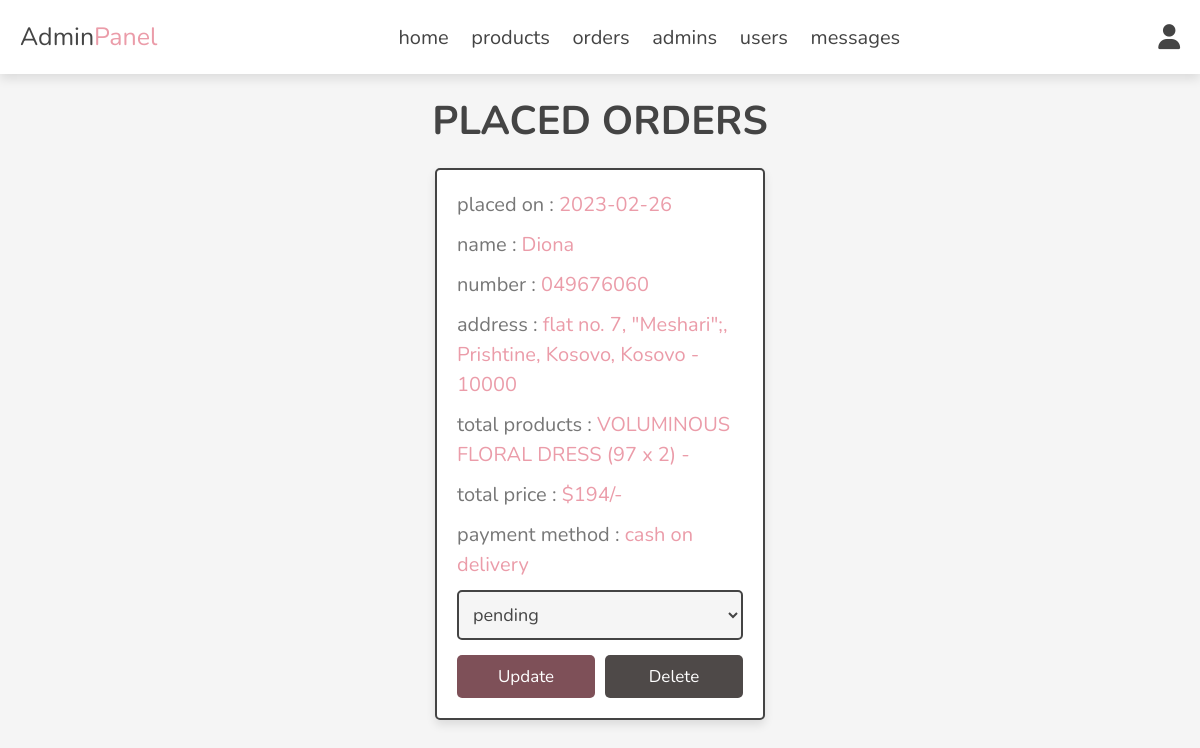
/admin/placed_orders.php (signed in), run on the app's committed database.
### tables this page shows
CREATE TABLE `orders` (
  `id` int(100) NOT NULL,
  `user_id` int(100) NOT NULL,
  `name` varchar(20) NOT NULL,
  `number` varchar(10) NOT NULL,
  `email` varchar(50) NOT NULL,
  `method` varchar(50) NOT NULL,
  `address` varchar(500) NOT NULL,
  `total_products` varchar(1000) NOT NULL,
  `total_price` int(100) NOT NULL,
  `placed_on` date NOT NULL DEFAULT current_timestamp(),
  `payment_status` varchar(20) NOT NULL DEFAULT 'pending'
);

### admin/placed_orders.php (the view, shortened to what this page needs)
<?php
include '../components/orderCRUD.php';
?>
<!DOCTYPE html>
<html lang="en">
<head>
   <link rel="stylesheet" href="https://cdnjs.cloudflare.com/ajax/libs/font-awesome/6.1.1/css/all.min.css">
   <link rel="stylesheet" href="../css/admin_style.css">
</head>
<body>
<?php include '../components/admin_header.php'; ?>
<section class="orders">
<h1 class="heading">placed orders</h1>
<div class="box-container">
   <?php
      $select_orders = $conn->prepare("SELECT * FROM `orders`");
      $select_orders->execute();
      if($select_orders->rowCount() > 0){
         while($fetch_orders = $select_orders->fetch(PDO::FETCH_ASSOC)){
   ?>
   <div class="box">
      <p> placed on : <span><?= $fetch_orders['placed_on']; ?></span> </p>
      <p> name : <span><?= $fetch_orders['name']; ?></span> </p>
      <p> number : <span><?= $fetch_orders['number']; ?></span> </p>
      <p> address : <span><?= $fetch_orders['address']; ?></span> </p>
      <p> total products : <span><?= $fetch_orders['total_products']; ?></span> </p>
      <p> total price : <span>$<?= $fetch_orders['total_price']; ?>/-</span> </p>
      <p> payment method : <span><?= $fetch_orders['method']; ?></span> </p>
      <form action="" method="post">
         <select name="payment_status" class="select">
            <option selected disabled><?= $fetch_orders['payment_status']; ?></option>
         </select>
        <div class="flex-btn">
         <input type="submit" value="update" class="option-btn" name="update_payment">
         <a href="placed_orders.php?delete=<?= $fetch_orders['id']; ?>" class="delete-btn" onclick="return confirm('delete this order?');">delete</a>
        </div>
      </form>
   </div>
   <?php
         }
      }else{
         echo '<p class="empty">no orders placed yet!</p>';
      }
   ?>
</div>
</section>
</body>
</html>

### css/admin_style.css (style rules this page uses)
:root { --main-color:rgb(235, 156, 169); --orange:rgb(126, 80, 88); --red:#4e4948; --black:#444; --white:#fff; --light-color:#777; --light-bg:#f5f5f5; --border:.2rem solid var(--black); --box-shadow:0 .5rem 1rem rgba(0,0,0,.1); }
* { font-family: 'Nunito', sans-serif; margin:0; padding:0; box-sizing: border-box; outline: none; border:none; text-decoration: none; }
html { font-size: 62.5%; overflow-x: hidden; }
body { background-color: var(--light-bg); }
section { padding:2rem; max-width: 1200px; margin:0 auto; }
.heading { font-size: 4rem; color:var(--black); margin-bottom: 2rem; text-align: center; text-transform: uppercase; }
.btn, .delete-btn, .option-btn { display: block; width: 100%; margin-top: 1rem; border-radius: .5rem; padding:1rem 3rem; font-size: 1.7rem; text-transform: capitalize; color:var(--white); cursor: pointer; text-align: center; }
.option-btn { background-color: var(--orange); }
.delete-btn { background-color: var(--red); }
.flex-btn { display: flex; gap:1rem; }
.orders .box-container { display: grid; grid-template-columns: repeat(auto-fit, 33rem); gap:1.5rem; align-items: flex-start; justify-content: center; }
.orders .box-container .box { padding:2rem; padding-top: 1rem; border-radius: .5rem; border:var(--border); background-color: var(--white); box-shadow: var(--box-shadow); }
.orders .box-container .box p { line-height: 1.5; font-size: 2rem; color:var(--light-color); margin:1rem 0; }
.orders .box-container .box p span { color:var(--main-color); }
.orders .box-container .select { margin-bottom: .5rem; width: 100%; background-color: var(--light-bg); padding:1rem; font-size: 1.8rem; color:var(--black); border-radius: .5rem; border:var(--border); }

### data on the page
orders: placed_on "2023-02-26", name "Diona", number "049676060", address "flat no. 7, \"Meshari\";, Prishtine, Kosovo, Kosovo - 10000", total_products "VOLUMINOUS FLORAL DRESS (97 x 2) -", total_price "194", method "cash on delivery", payment_status "pending"
